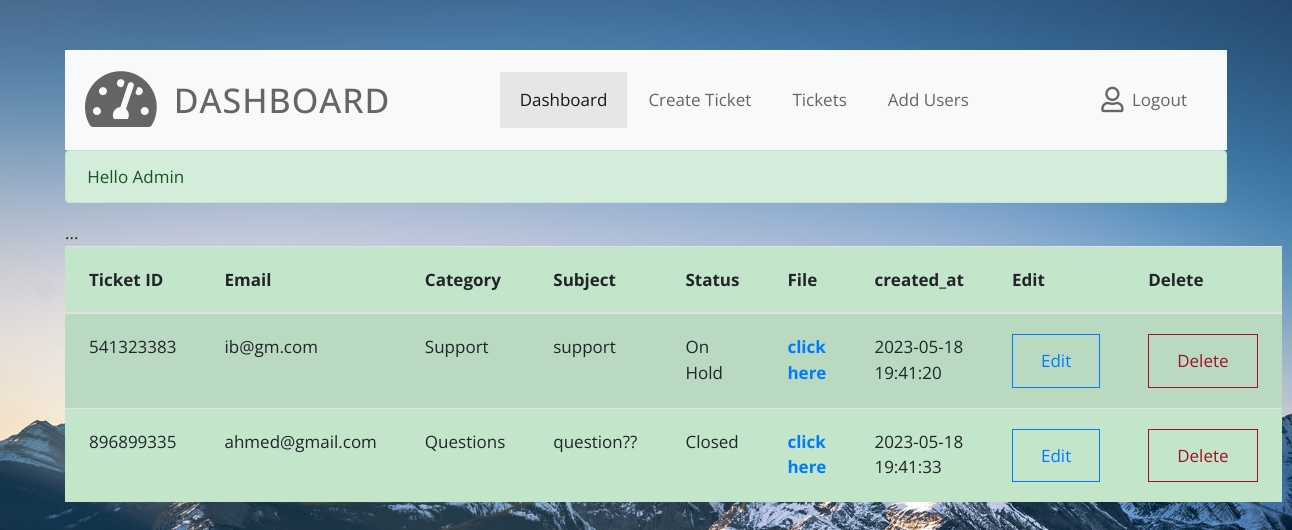
The page /admin/tickets.php (signed in) on the database its author committed.
### tables this page shows
CREATE TABLE `tickets` (
  `id` int(11) UNSIGNED NOT NULL,
  `name` varchar(50) NOT NULL,
  `email` varchar(50) NOT NULL,
  `subject` varchar(150) NOT NULL,
  `category` enum('New Installation','Support','Bug','Questions','Talon Chapman') NOT NULL,
  `status` enum('In Progress','Closed','On Hold') NOT NULL DEFAULT 'In Progress',
  `description` text NOT NULL,
  `files` varchar(250) NOT NULL,
  `ticket_id` int(11) NOT NULL,
  `created_at` timestamp NOT NULL DEFAULT current_timestamp() ON UPDATE current_timestamp()
);

### admin/tickets.php (the view, shortened to what this page needs)
<!DOCTYPE html>
<html lang="en">
<head>
    <link rel="stylesheet" href="css/fontawesome.min.css">
    <link rel="stylesheet" href="css/bootstrap.min.css">
    <link rel="stylesheet" href="css/tooplate.css">
</head>
<body id="reportsPage" class="bg02">
    <div class="" id="home">
        <div class="container">
        <div class="row">
                <div class="col-12">
                    <nav class="navbar navbar-expand-xl navbar-light bg-light">
                        <a class="navbar-brand" href="index.php">
                            <i class="fas fa-3x fa-tachometer-alt tm-site-icon"></i>
                            <h1 class="tm-site-title mb-0">Dashboard</h1>
                        </a>
                        <div class="collapse navbar-collapse" id="navbarSupportedContent">
                            <ul class="navbar-nav mx-auto">
                                <li class="nav-item">
                                    <a class="nav-link active" href="index.php">Dashboard
                                    </a>
                                </li>
                                <li class="nav-item">
                                    <a class="nav-link" href="create-ticket.php">Create Ticket</a>
                                </li>
                                <li class="nav-item">
                                    <a class="nav-link" href="tickets.php">Tickets</a>
                                </li>
                                <li class="nav-item">
                                    <a class="nav-link" href="add-users.php">Add Users</a>
                                </li>
                            </ul>
                            <?php if(isset($_SESSION['userId'])){ ?>
                                <ul class="navbar-nav">
                                <li class="nav-item">
                                    <a class="nav-link d-flex" href="logout.php">
                                        <i class="far fa-user mr-2 tm-logout-icon"></i>
                                        <span>Logout</span>
                                    </a>
                                </li>
                            </ul>
                                    <?php } ?>
                        </div>
                    </nav>
                </div>
            </div>
            <?php require_once '../inc/success.php' ?>
            <?php require_once '../inc/connection.php' ?>
            <table class="table table-success table-striped">
  ...           <thead>
                <tr>
                <th scope="col">Ticket ID</th>
                <th scope="col">Email</th>
                <th scope="col">Category</th>
                <th scope="col">Subject</th>
                <th scope="col">Status</th>
                <th scope="col">File</th>
                <th scope="col">created_at</th>
                <th scope="col">Edit</th>
                <th scope="col">Delete</th>
                </tr>
            </thead>
           <?php $sql="select * from `tickets`";
                  $result=mysqli_query($conn,$sql);
                  if(mysqli_num_rows($result) > 0){
                     $tickets = mysqli_fetch_all($result,MYSQLI_ASSOC);
                    }
                    ?>
            <tbody>
            <?php
                if(isset($tickets)){
                 foreach($tickets as $ticket){ ?>
                <tr>
                <td><?php echo $ticket['ticket_id'] ;?></td>
                <td><?php echo $ticket['email'] ;?></td>
                <td><?php echo $ticket['category'] ;?></td>
                <td><?php echo $ticket['subject'] ;?></td>
                <td><?php echo $ticket['status'] ;?></td>
                <td><?php
                if($ticket['files']){
                    ?>
                    <div >
                    <a href="../upload/<?php echo $ticket['files'] ?>" tabindex="-1"><strong>click here</strong></a>
                    </div>
                    <?php }
                  ?></td>
                <td><?php echo $ticket['created_at'] ;?></td>
                <td>
                <form action="edit-ticket.php?id=<?php echo $ticket['id'] ?>" method="post">
                <div class="btn-group" role="group" aria-label="Basic outlined example">
                <button type="submit" name="edit" class="btn btn-outline-primary">Edit</button>
                </div>
                </form>
                </td>
                <td>
                <form action="handle/deleteHandle.php?id=<?php echo $ticket['id'] ?>" method="post">
                <button type="submit" name='delete' class="btn btn-danger">Delete</button>
                </form>
                </td>
                </tr>
                <?php }
                }?>
            </tbody>
            </table>
                    </div>
                    </div>
</body>
</html>

### inc/success.php
<?php if(isset($_SESSION['success'])){?>
    <div class="alert alert-success"><?php echo $_SESSION['success'] ; ?></div>
    <?php
     unset($_SESSION['success']); }?>

### admin/css/tooplate.css (style rules this page uses)
html { font-size: 17px; }
body { font-family: "Open Sans", Helvetica, Arial, sans-serif; overflow-x: hidden; }
body { background-image: url(../img/dash-bg-01.jpg); background-size: cover; background-repeat: no-repeat; background-position: center; background-attachment: fixed; padding-left: 50px; padding-right: 50px; }
.bg02 { background-image: url(../img/dash-bg-02.jpg); }
a { transition: all 0.3s ease; }
.navbar-brand { display: flex; align-items: center; }
.tm-site-icon { color: #656565; }
.tm-site-title { display: inline-block; text-transform: uppercase; font-size: 2rem; margin-left: 1rem; color: #656565; letter-spacing: 1px; }
.navbar { height: 100px; padding-left: 20px; padding-right: 20px; margin-top: 50px; }
.tm-logout-icon { font-size: 1.5em; }
.navbar-light .navbar-nav .nav-link { color: #656565; }
.navbar-light .navbar-nav .nav-link, .dropdown-item { padding: 15px 20px; }
.navbar-light .navbar-nav .active > .nav-link, .navbar-light .navbar-nav .nav-link.active, .navbar-light .navbar-nav .nav-link.show, .navbar-light .navbar-nav .show > .nav-link, .navbar-light .navbar-nav a:hover { background-color: #e6e6e6; }
.nav-item { margin-right: 30px; }
.nav-item:last-child { margin-right: 0; }
.btn { border-radius: 0; padding: 13px 28px; transition: all 0.2s ease; max-width: 100%; }
.btn-danger { color: #9f1321; background-color: transparent; border-color: #9f1321; }
.table td, .table th { padding: 20px 24px; }
@media (min-width: 1200px) { .container { max-width: 1630px; } }
@media (max-width: 1350px) { .nav-item { margin-right: 1px; } }

### rows shown on the page
tickets: ticket "541323383", email "ib@gm.com", category "Support", subject "support", status "On Hold", created_at "2023-05-18 19:41:20"
tickets: ticket "896899335", email "ahmed@gmail.com", category "Questions", subject "question??", status "Closed", created_at "2023-05-18 19:41:33"

### other values the page prints
$_SESSION['success'] "Hello Admin"
